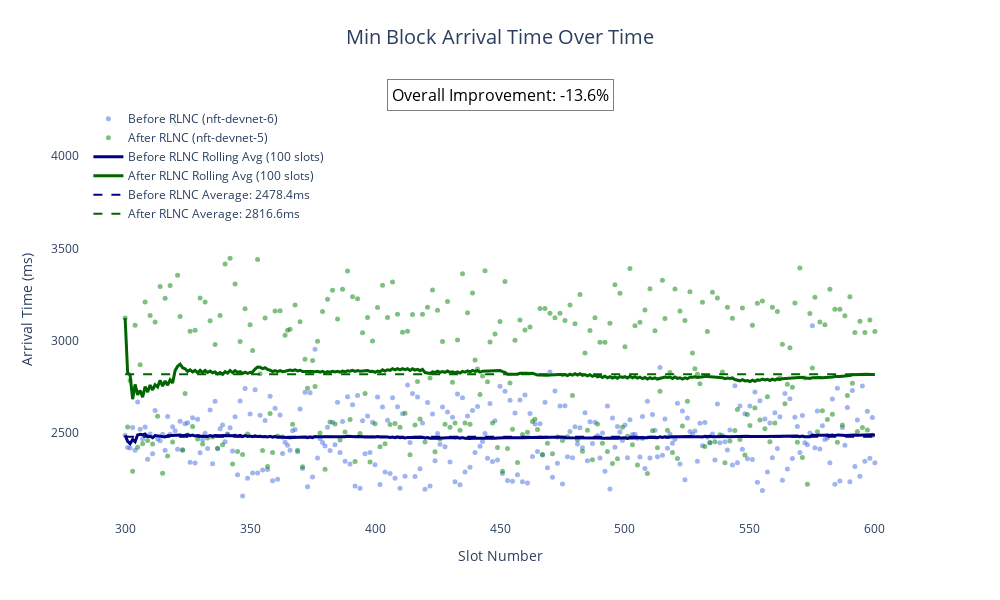
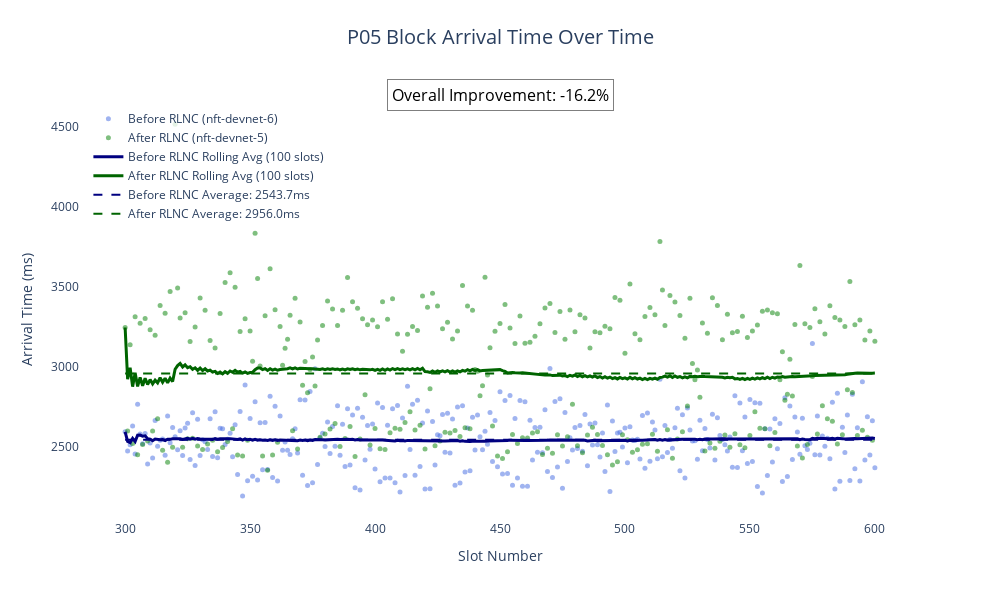
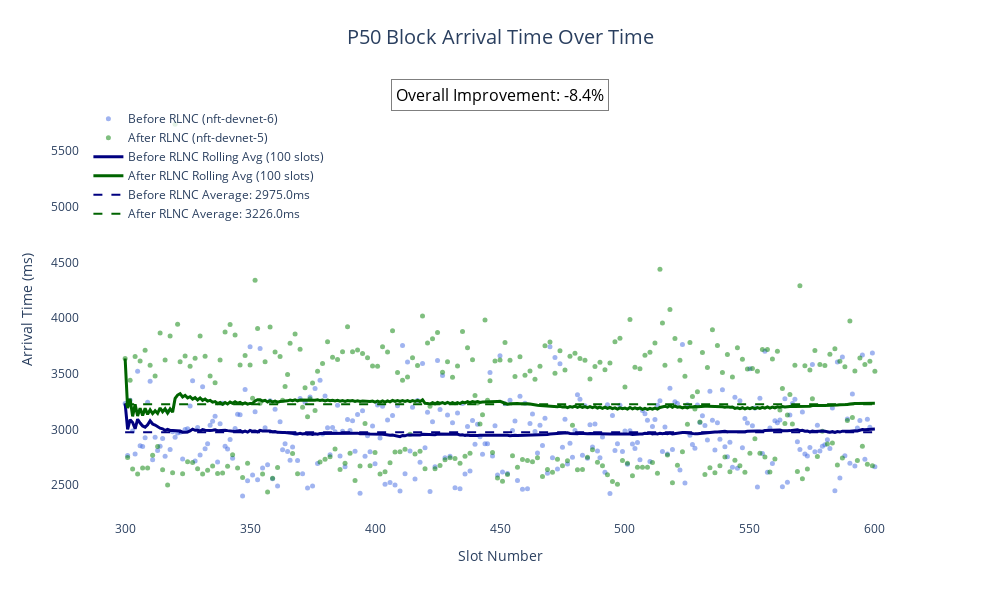
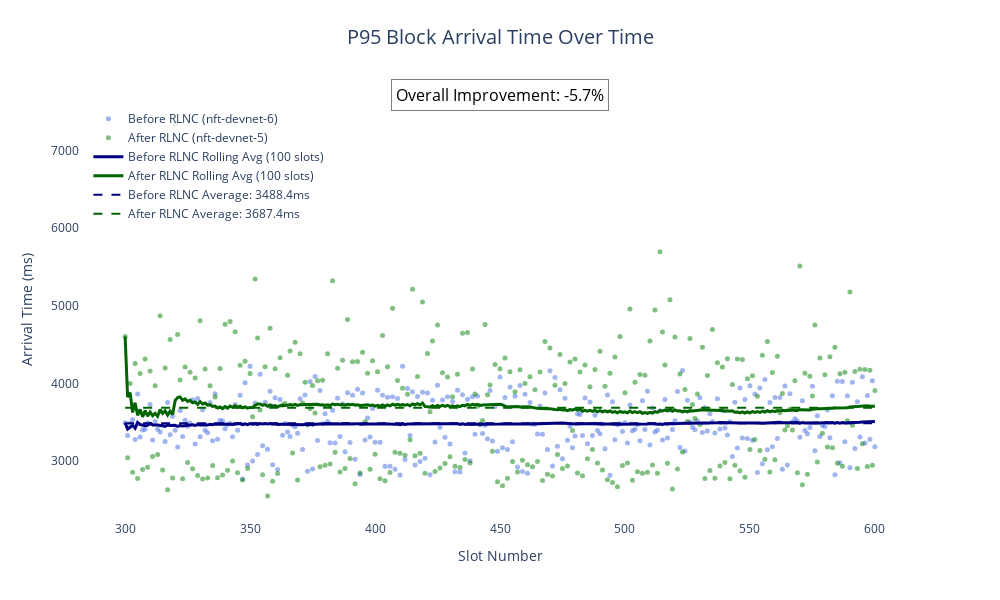

Write notebook code for charts like these, in order.
### Markdown cell above
## Visualization: Time Series Analysis

Let's plot the arrival times over time to see any patterns.

### Code cell
def create_timeseries_plot(before_metrics, after_metrics, metric='p50_arrival_time', window=100):
    """
    Create a time series plot with rolling average for both networks.
    
    Args:
        before_metrics (DataFrame): Metrics for the before network
        after_metrics (DataFrame): Metrics for the after network
        metric (str): The metric to plot
        window (int): Window size for rolling average
        
    Returns:
        plotly.graph_objects.Figure: The plotly figure
    """
    # Sort by slot
    before_metrics = before_metrics.sort_values('slot')
    after_metrics = after_metrics.sort_values('slot')
    
    # Calculate rolling averages
    before_metrics['rolling_avg'] = before_metrics[metric].rolling(window=window, min_periods=1).mean()
    after_metrics['rolling_avg'] = after_metrics[metric].rolling(window=window, min_periods=1).mean()
    
    # Create figure
    fig = go.Figure()
    
    # Add scatter plots for raw data
    fig.add_trace(go.Scatter(
        x=before_metrics['slot'],
        y=before_metrics[metric],
        mode='markers',
        name=f'Before RLNC ({config["before"]["network"]})',
        marker=dict(color='royalblue', size=5, opacity=0.5),
        hovertemplate='Slot: %{x}<br>Arrival Time: %{y:.1f}ms'
    ))
    
    fig.add_trace(go.Scatter(
        x=after_metrics['slot'],
        y=after_metrics[metric],
        mode='markers',
        name=f'After RLNC ({config["after"]["network"]})',
        marker=dict(color='green', size=5, opacity=0.5),
        hovertemplate='Slot: %{x}<br>Arrival Time: %{y:.1f}ms'
    ))
    
    # Add rolling average lines
    fig.add_trace(go.Scatter(
        x=before_metrics['slot'],
        y=before_metrics['rolling_avg'],
        mode='lines',
        name=f'Before RLNC Rolling Avg ({window} slots)',
        line=dict(color='navy', width=3),
        hovertemplate='Slot: %{x}<br>Rolling Avg: %{y:.1f}ms'
    ))
    
    fig.add_trace(go.Scatter(
        x=after_metrics['slot'],
        y=after_metrics['rolling_avg'],
        mode='lines',
        name=f'After RLNC Rolling Avg ({window} slots)',
        line=dict(color='darkgreen', width=3),
        hovertemplate='Slot: %{x}<br>Rolling Avg: %{y:.1f}ms'
    ))
    
    # Add horizontal lines for overall averages
    before_avg = before_metrics[metric].mean()
    after_avg = after_metrics[metric].mean()
    
    fig.add_trace(go.Scatter(
        x=[before_metrics['slot'].min(), before_metrics['slot'].max()],
        y=[before_avg, before_avg],
        mode='lines',
        name=f'Before RLNC Average: {before_avg:.1f}ms',
        line=dict(color='navy', width=2, dash='dash'),
        hoverinfo='name'
    ))
    
    fig.add_trace(go.Scatter(
        x=[after_metrics['slot'].min(), after_metrics['slot'].max()],
        y=[after_avg, after_avg],
        mode='lines',
        name=f'After RLNC Average: {after_avg:.1f}ms',
        line=dict(color='darkgreen', width=2, dash='dash'),
        hoverinfo='name'
    ))
    
    # Update layout
    fig.update_layout(
        title={
            'text': f"{metric.replace('_arrival_time', '').title()} Block Arrival Time Over Time",
            'y': 0.95,
            'x': 0.5,
            'xanchor': 'center',
            'yanchor': 'top',
            'font': dict(size=20)
        },
        xaxis_title="Slot Number",
        yaxis_title="Arrival Time (ms)",
        legend=dict(x=0.01, y=0.99, bgcolor='rgba(255,255,255,0.8)'),
        hovermode='closest',
        plot_bgcolor='white',
        height=600,
        width=1000
    )
    
    # Add improvement annotation
    if before_avg > 0:
        improvement_pct = (before_avg - after_avg) / before_avg * 100
        fig.add_annotation(
            x=0.5,
            y=1.05,
            xref="paper",
            yref="paper",
            text=f"Overall Improvement: {improvement_pct:.1f}%",
            showarrow=False,
            font=dict(size=16, color="black"),
            bgcolor="rgba(255,255,255,0.8)",
            bordercolor="rgba(0,0,0,0.5)",
            borderwidth=1,
            borderpad=4
        )
    
    return fig

# Create time series plots for different metrics
for metric in metrics_to_plot:
    fig = create_timeseries_plot(before_metrics, after_metrics, metric)
    fig.show()

### Figure 1 — Plotly figure (JSON) as saved in the notebook; plotly's stock layout.template omitted (floating-point values rounded to 4 significant figures; data arrays with more than 128 entries replaced by an {"elided": "..."} marker saying what was removed)
{"data": [{"hovertemplate": "Slot: %{x}<br>Arrival Time: %{y:.1f}ms", "marker": {"color": "royalblue", "opacity": 0.5, "size": 5}, "mode": "markers", "name": "Before RLNC (nft-devnet-6)", "type": "scatter", "x": {"elided": "301 int values"}, "y": {"elided": "301 int values"}}, {"hovertemplate": "Slot: %{x}<br>Arrival Time: %{y:.1f}ms", "marker": {"color": "green", "opacity": 0.5, "size": 5}, "mode": "markers", "name": "After RLNC (nft-devnet-5)", "type": "scatter", "x": {"elided": "301 int values"}, "y": {"elided": "301 int values"}}, {"hovertemplate": "Slot: %{x}<br>Rolling Avg: %{y:.1f}ms", "line": {"color": "navy", "width": 3}, "mode": "lines", "name": "Before RLNC Rolling Avg (100 slots)", "type": "scatter", "x": {"elided": "301 int values"}, "y": {"elided": "301 float values"}}, {"hovertemplate": "Slot: %{x}<br>Rolling Avg: %{y:.1f}ms", "line": {"color": "darkgreen", "width": 3}, "mode": "lines", "name": "After RLNC Rolling Avg (100 slots)", "type": "scatter", "x": {"elided": "301 int values"}, "y": {"elided": "301 float values"}}, {"hoverinfo": "name", "line": {"color": "navy", "dash": "dash", "width": 2}, "mode": "lines", "name": "Before RLNC Average: 2478.4ms", "type": "scatter", "x": [300, 600], "y": [2478.0, 2478.0]}, {"hoverinfo": "name", "line": {"color": "darkgreen", "dash": "dash", "width": 2}, "mode": "lines", "name": "After RLNC Average: 2816.6ms", "type": "scatter", "x": [300, 600], "y": [2817.0, 2817.0]}], "layout": {"annotations": [{"bgcolor": "rgba(255,255,255,0.8)", "bordercolor": "rgba(0,0,0,0.5)", "borderpad": 4, "borderwidth": 1, "font": {"color": "black", "size": 16}, "showarrow": false, "text": "Overall Improvement: -13.6%", "x": 0.5, "xref": "paper", "y": 1.05, "yref": "paper"}], "height": 600, "hovermode": "closest", "legend": {"bgcolor": "rgba(255,255,255,0.8)", "x": 0.01, "y": 0.99}, "plot_bgcolor": "white", "title": {"font": {"size": 20}, "text": "Min Block Arrival Time Over Time", "x": 0.5, "xanchor": "center", "y": 0.95, "yanchor": "top"}, "width": 1000, "xaxis": {"title": {"text": "Slot Number"}}, "yaxis": {"title": {"text": "Arrival Time (ms)"}}}}

### Figure 2 — Plotly figure (JSON) as saved in the notebook; plotly's stock layout.template omitted (floating-point values rounded to 4 significant figures; data arrays with more than 128 entries replaced by an {"elided": "..."} marker saying what was removed)
{"data": [{"hovertemplate": "Slot: %{x}<br>Arrival Time: %{y:.1f}ms", "marker": {"color": "royalblue", "opacity": 0.5, "size": 5}, "mode": "markers", "name": "Before RLNC (nft-devnet-6)", "type": "scatter", "x": {"elided": "301 int values"}, "y": {"elided": "301 float values"}}, {"hovertemplate": "Slot: %{x}<br>Arrival Time: %{y:.1f}ms", "marker": {"color": "green", "opacity": 0.5, "size": 5}, "mode": "markers", "name": "After RLNC (nft-devnet-5)", "type": "scatter", "x": {"elided": "301 int values"}, "y": {"elided": "301 float values"}}, {"hovertemplate": "Slot: %{x}<br>Rolling Avg: %{y:.1f}ms", "line": {"color": "navy", "width": 3}, "mode": "lines", "name": "Before RLNC Rolling Avg (100 slots)", "type": "scatter", "x": {"elided": "301 int values"}, "y": {"elided": "301 float values"}}, {"hovertemplate": "Slot: %{x}<br>Rolling Avg: %{y:.1f}ms", "line": {"color": "darkgreen", "width": 3}, "mode": "lines", "name": "After RLNC Rolling Avg (100 slots)", "type": "scatter", "x": {"elided": "301 int values"}, "y": {"elided": "301 float values"}}, {"hoverinfo": "name", "line": {"color": "navy", "dash": "dash", "width": 2}, "mode": "lines", "name": "Before RLNC Average: 2543.7ms", "type": "scatter", "x": [300, 600], "y": [2544.0, 2544.0]}, {"hoverinfo": "name", "line": {"color": "darkgreen", "dash": "dash", "width": 2}, "mode": "lines", "name": "After RLNC Average: 2956.0ms", "type": "scatter", "x": [300, 600], "y": [2956.0, 2956.0]}], "layout": {"annotations": [{"bgcolor": "rgba(255,255,255,0.8)", "bordercolor": "rgba(0,0,0,0.5)", "borderpad": 4, "borderwidth": 1, "font": {"color": "black", "size": 16}, "showarrow": false, "text": "Overall Improvement: -16.2%", "x": 0.5, "xref": "paper", "y": 1.05, "yref": "paper"}], "height": 600, "hovermode": "closest", "legend": {"bgcolor": "rgba(255,255,255,0.8)", "x": 0.01, "y": 0.99}, "plot_bgcolor": "white", "title": {"font": {"size": 20}, "text": "P05 Block Arrival Time Over Time", "x": 0.5, "xanchor": "center", "y": 0.95, "yanchor": "top"}, "width": 1000, "xaxis": {"title": {"text": "Slot Number"}}, "yaxis": {"title": {"text": "Arrival Time (ms)"}}}}

### Figure 3 — Plotly figure (JSON) as saved in the notebook; plotly's stock layout.template omitted (floating-point values rounded to 4 significant figures; data arrays with more than 128 entries replaced by an {"elided": "..."} marker saying what was removed)
{"data": [{"hovertemplate": "Slot: %{x}<br>Arrival Time: %{y:.1f}ms", "marker": {"color": "royalblue", "opacity": 0.5, "size": 5}, "mode": "markers", "name": "Before RLNC (nft-devnet-6)", "type": "scatter", "x": {"elided": "301 int values"}, "y": {"elided": "301 int values"}}, {"hovertemplate": "Slot: %{x}<br>Arrival Time: %{y:.1f}ms", "marker": {"color": "green", "opacity": 0.5, "size": 5}, "mode": "markers", "name": "After RLNC (nft-devnet-5)", "type": "scatter", "x": {"elided": "301 int values"}, "y": {"elided": "301 float values"}}, {"hovertemplate": "Slot: %{x}<br>Rolling Avg: %{y:.1f}ms", "line": {"color": "navy", "width": 3}, "mode": "lines", "name": "Before RLNC Rolling Avg (100 slots)", "type": "scatter", "x": {"elided": "301 int values"}, "y": {"elided": "301 float values"}}, {"hovertemplate": "Slot: %{x}<br>Rolling Avg: %{y:.1f}ms", "line": {"color": "darkgreen", "width": 3}, "mode": "lines", "name": "After RLNC Rolling Avg (100 slots)", "type": "scatter", "x": {"elided": "301 int values"}, "y": {"elided": "301 float values"}}, {"hoverinfo": "name", "line": {"color": "navy", "dash": "dash", "width": 2}, "mode": "lines", "name": "Before RLNC Average: 2975.0ms", "type": "scatter", "x": [300, 600], "y": [2975.0, 2975.0]}, {"hoverinfo": "name", "line": {"color": "darkgreen", "dash": "dash", "width": 2}, "mode": "lines", "name": "After RLNC Average: 3226.0ms", "type": "scatter", "x": [300, 600], "y": [3226.0, 3226.0]}], "layout": {"annotations": [{"bgcolor": "rgba(255,255,255,0.8)", "bordercolor": "rgba(0,0,0,0.5)", "borderpad": 4, "borderwidth": 1, "font": {"color": "black", "size": 16}, "showarrow": false, "text": "Overall Improvement: -8.4%", "x": 0.5, "xref": "paper", "y": 1.05, "yref": "paper"}], "height": 600, "hovermode": "closest", "legend": {"bgcolor": "rgba(255,255,255,0.8)", "x": 0.01, "y": 0.99}, "plot_bgcolor": "white", "title": {"font": {"size": 20}, "text": "P50 Block Arrival Time Over Time", "x": 0.5, "xanchor": "center", "y": 0.95, "yanchor": "top"}, "width": 1000, "xaxis": {"title": {"text": "Slot Number"}}, "yaxis": {"title": {"text": "Arrival Time (ms)"}}}}

### Figure 4 — Plotly figure (JSON) as saved in the notebook; plotly's stock layout.template omitted (floating-point values rounded to 4 significant figures; data arrays with more than 128 entries replaced by an {"elided": "..."} marker saying what was removed)
{"data": [{"hovertemplate": "Slot: %{x}<br>Arrival Time: %{y:.1f}ms", "marker": {"color": "royalblue", "opacity": 0.5, "size": 5}, "mode": "markers", "name": "Before RLNC (nft-devnet-6)", "type": "scatter", "x": {"elided": "301 int values"}, "y": {"elided": "301 float values"}}, {"hovertemplate": "Slot: %{x}<br>Arrival Time: %{y:.1f}ms", "marker": {"color": "green", "opacity": 0.5, "size": 5}, "mode": "markers", "name": "After RLNC (nft-devnet-5)", "type": "scatter", "x": {"elided": "301 int values"}, "y": {"elided": "301 float values"}}, {"hovertemplate": "Slot: %{x}<br>Rolling Avg: %{y:.1f}ms", "line": {"color": "navy", "width": 3}, "mode": "lines", "name": "Before RLNC Rolling Avg (100 slots)", "type": "scatter", "x": {"elided": "301 int values"}, "y": {"elided": "301 float values"}}, {"hovertemplate": "Slot: %{x}<br>Rolling Avg: %{y:.1f}ms", "line": {"color": "darkgreen", "width": 3}, "mode": "lines", "name": "After RLNC Rolling Avg (100 slots)", "type": "scatter", "x": {"elided": "301 int values"}, "y": {"elided": "301 float values"}}, {"hoverinfo": "name", "line": {"color": "navy", "dash": "dash", "width": 2}, "mode": "lines", "name": "Before RLNC Average: 3488.4ms", "type": "scatter", "x": [300, 600], "y": [3488.0, 3488.0]}, {"hoverinfo": "name", "line": {"color": "darkgreen", "dash": "dash", "width": 2}, "mode": "lines", "name": "After RLNC Average: 3687.4ms", "type": "scatter", "x": [300, 600], "y": [3687.0, 3687.0]}], "layout": {"annotations": [{"bgcolor": "rgba(255,255,255,0.8)", "bordercolor": "rgba(0,0,0,0.5)", "borderpad": 4, "borderwidth": 1, "font": {"color": "black", "size": 16}, "showarrow": false, "text": "Overall Improvement: -5.7%", "x": 0.5, "xref": "paper", "y": 1.05, "yref": "paper"}], "height": 600, "hovermode": "closest", "legend": {"bgcolor": "rgba(255,255,255,0.8)", "x": 0.01, "y": 0.99}, "plot_bgcolor": "white", "title": {"font": {"size": 20}, "text": "P95 Block Arrival Time Over Time", "x": 0.5, "xanchor": "center", "y": 0.95, "yanchor": "top"}, "width": 1000, "xaxis": {"title": {"text": "Slot Number"}}, "yaxis": {"title": {"text": "Arrival Time (ms)"}}}}
